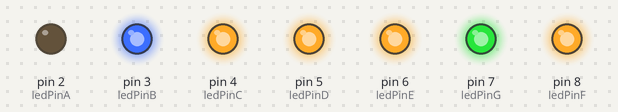
A sketch run on a simulated Arduino Uno, built with avr-gcc and run on an emulated ATmega328P. Parts: output pins drawn as LEDs (lit = HIGH).

Above: at 0.5 s.
At 2.5 s:
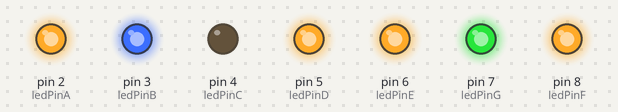
At 3.5 s:
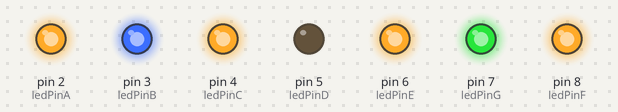
At 4.5 s:
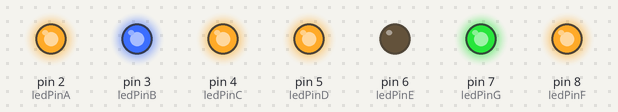
At 6.5 s:
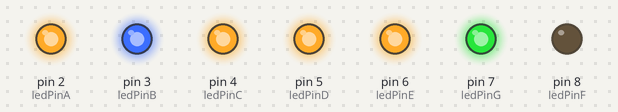
At 8.5 s:
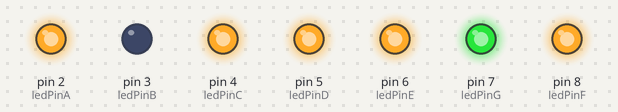
Timing chart, 0 to 9.1 s (numbered marks = the images above):
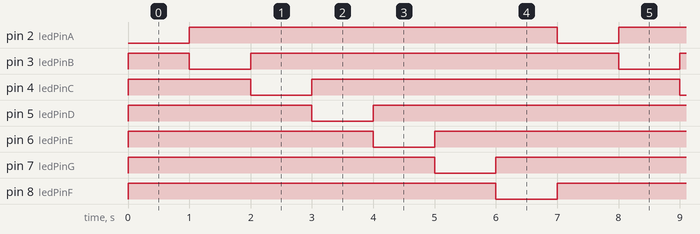

Measured:
- by itself, pin 2 (ledPinA), pin 8 (ledPinF): alternates HIGH for 6.0 s and LOW for 1.0 s
- by itself, pin 3 (ledPinB), pin 4 (ledPinC), pin 5 (ledPinD), pin 6 (ledPinE), pin 7 (ledPinG): repeats every 7.0 s: LOW 1.0 s, HIGH 6.0 s
- by itself, everything shown: repeats every 7.0 s, in 8 steps

The sketch:

7_Segment_Common_Anode_LED.ino
```cpp
//Initialize 7segment LED pins to be connected to Arduino
const int ledPinA=2;
const int ledPinB=3;
const int ledPinC=4;
const int ledPinD=5;
const int ledPinE=6;
const int ledPinG=7;
const int ledPinF=8;

void setup() {
  // put your setup code here, to run once:
  //set 7 segment LED pins to act as Output

  //pinMode(ledPinA,OUTPUT);
  //pinMode(ledPinB,OUTPUT);
  //pinMode(ledPinC,OUTPUT);
  //pinMode(ledPinD,OUTPUT);
  //pinMode(ledPinE,OUTPUT);
  //pinMode(ledPinG,OUTPUT);
 // pinMode(ledPinF,OUTPUT);

 //Use for loop to iterate instead

 for(int i=2;i<9;i++)
 {
  pinMode(i,OUTPUT);
 }
}

void loop() {
  // put your main code here, to run repeatedly:
  //For Common Anode LED, individual cathods connected to LOW signal
  //in order to turn on the LEDs while common Anode conneted to 5V supply

 //Turns OFF all LEDs for a start as a good practice
 //digitalWrite(ledPinA,HIGH);

 //use for loop

 for(int i=2;i<9;i++)
 {
  digitalWrite(i,HIGH);
 }
 //digitalWrite(ledPinB,HIGH);
 //digitalWrite(ledPinC,HIGH);
 //digitalWrite(ledPinD,HIGH);
 //digitalWrite(ledPinE,HIGH);
 //digitalWrite(ledPinG,HIGH);
 //digitalWrite(ledPinF,HIGH);

 //Then Turn On and Off the LEDs

 digitalWrite(ledPinA,LOW); //turn ON LED
 delay(1000);
 digitalWrite(ledPinA,HIGH);  //turns OFF LED

 digitalWrite(ledPinB,LOW); //turn ON LED
 delay(1000);
 digitalWrite(ledPinB,HIGH);  //turns OFF LED

 digitalWrite(ledPinC,LOW); //turn ON LED
 delay(1000);
 digitalWrite(ledPinC,HIGH);  //turns OFF LED

 digitalWrite(ledPinD,LOW); //turn ON LED
 delay(1000);
 digitalWrite(ledPinD,HIGH);  //turns OFF LED

  digitalWrite(ledPinE,LOW); //turn ON LED
 delay(1000);
 digitalWrite(ledPinE,HIGH);  //turns OFF LED

 digitalWrite(ledPinG,LOW); //turn ON LED
 delay(1000);
 digitalWrite(ledPinG,HIGH);  //turns OFF LED

 digitalWrite(ledPinF,LOW); //turn ON LED
 delay(1000);
 digitalWrite(ledPinF,HIGH);  //turns OFF LED
}
```
